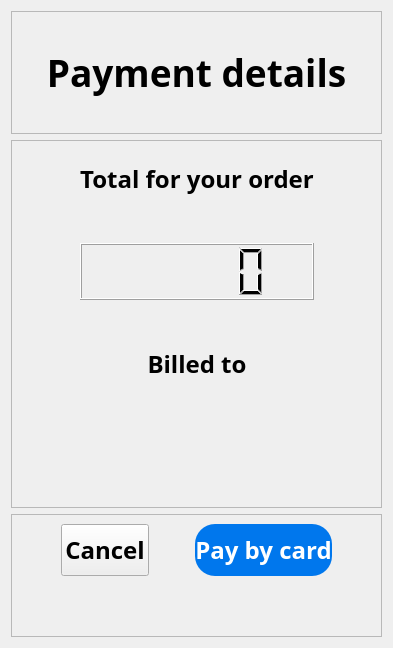
           <widget class="QWidget" name="payment_detail_page">
            <layout class="QVBoxLayout" name="verticalLayout_17">
             <item>
              <layout class="QVBoxLayout" name="verticalLayout_16" stretch="1,3,1">
               <item>
                <widget class="QFrame" name="frame_27">
                 <property name="frameShape">
                  <enum>QFrame::StyledPanel</enum>
                 </property>
                 <property name="frameShadow">
                  <enum>QFrame::Raised</enum>
                 </property>
                 <layout class="QGridLayout" name="gridLayout_54">
                  <item row="0" column="0">
                   <layout class="QGridLayout" name="gridLayout_53">
                    <item row="0" column="0">
                     <widget class="QLabel" name="label_28">
                      <property name="font">
                       <font>
                        <family>Bahnschrift SemiBold</family>
                        <pointsize>28</pointsize>
                        <weight>75</weight>
                        <bold>true</bold>
                       </font>
                      </property>
                      <property name="text">
                       <string>Payment details</string>
                      </property>
                      <property name="alignment">
                       <set>Qt::AlignCenter</set>
                      </property>
                     </widget>
                    </item>
                   </layout>
                  </item>
                 </layout>
                </widget>
               </item>
               <item>
                <widget class="QFrame" name="frame_25">
                 <property name="frameShape">
                  <enum>QFrame::StyledPanel</enum>
                 </property>
                 <property name="frameShadow">
                  <enum>QFrame::Raised</enum>
                 </property>
                 <layout class="QGridLayout" name="gridLayout_56">
                  <item row="0" column="0">
                   <layout class="QGridLayout" name="gridLayout_55" rowstretch="2,1,2,1,2,1,2" columnstretch="1,2,1" columnminimumwidth="0,0,0">
                    <item row="4" column="1">
                     <widget class="QLabel" name="label_30">
                      <property name="font">
                       <font>
                        <family>Bahnschrift SemiBold</family>
                        <pointsize>18</pointsize>
                        <weight>75</weight>
                        <bold>true</bold>
                       </font>
                      </property>
                      <property name="text">
                       <string>Billed to</string>
                      </property>
                      <property name="alignment">
                       <set>Qt::AlignCenter</set>
                      </property>
                     </widget>
                    </item>
                    <item row="1" column="1">
                     <spacer name="verticalSpacer_20">
                      <property name="orientation">
                       <enum>Qt::Vertical</enum>
                      </property>
                      <property name="sizeHint" stdset="0">
                       <size>
                        <width>20</width>
                        <height>40</height>
                       </size>
                      </property>
                     </spacer>
                    </item>
                    <item row="2" column="1">
                     <widget class="QLCDNumber" name="pay_total"/>
                    </item>
                    <item row="5" column="1">
                     <spacer name="verticalSpacer_18">
                      <property name="orientation">
                       <enum>Qt::Vertical</enum>
                      </property>
                      <property name="sizeHint" stdset="0">
                       <size>
                        <width>20</width>
                        <height>40</height>
                       </size>
                      </property>
                     </spacer>
                    </item>
                    <item row="0" column="1">
                     <widget class="QLabel" name="label_29">
                      <property name="font">
                       <font>
                        <family>Bahnschrift SemiBold</family>
                        <pointsize>18</pointsize>
                        <weight>75</weight>
                        <bold>true</bold>
                       </font>
                      </property>
                      <property name="text">
                       <string>Total for your order</string>
                      </property>
                      <property name="alignment">
                       <set>Qt::AlignCenter</set>
                      </property>
                     </widget>
                    </item>
                    <item row="3" column="1">
                     <spacer name="verticalSpacer_19">
                      <property name="orientation">
                       <enum>Qt::Vertical</enum>
                      </property>
                      <property name="sizeHint" stdset="0">
                       <size>
                        <width>20</width>
                        <height>40</height>
                       </size>
                      </property>
                     </spacer>
                    </item>
                    <item row="6" column="1">
                     <widget class="QTextBrowser" name="user_name">
                      <property name="font">
                       <font>
                        <family>Bahnschrift SemiBold</family>
                        <pointsize>18</pointsize>
                        <weight>75</weight>
                        <bold>true</bold>
                       </font>
                      </property>
                      <property name="styleSheet">
                       <string notr="true">QTextBrowser{background-color: rgb(0, 119, 237,0);} </string>
                      </property>
                     </widget>
                    </item>
                    <item row="4" column="0">
                     <spacer name="horizontalSpacer_31">
                      <property name="orientation">
                       <enum>Qt::Horizontal</enum>
                      </property>
                      <property name="sizeHint" stdset="0">
                       <size>
                        <width>40</width>
                        <height>20</height>
                       </size>
                      </property>
                     </spacer>
                    </item>
                    <item row="4" column="2">
                     <spacer name="horizontalSpacer_32">
                      <property name="orientation">
                       <enum>Qt::Horizontal</enum>
                      </property>
                      <property name="sizeHint" stdset="0">
                       <size>
                        <width>40</width>
                        <height>20</height>
                       </size>
                      </property>
                     </spacer>
                    </item>
                   </layout>
                  </item>
                 </layout>
                </widget>
               </item>
               <item>
                <widget class="QFrame" name="frame_26">
                 <property name="frameShape">
                  <enum>QFrame::StyledPanel</enum>
                 </property>
                 <property name="frameShadow">
                  <enum>QFrame::Raised</enum>
                 </property>
                 <layout class="QGridLayout" name="gridLayout_58">
                  <item row="0" column="0">
                   <layout class="QGridLayout" name="gridLayout_57" columnstretch="2,4,0,4,2">
                    <item row="0" column="0">
                     <spacer name="horizontalSpacer_33">
                      <property name="orientation">
                       <enum>Qt::Horizontal</enum>
                      </property>
                      <property name="sizeHint" stdset="0">
                       <size>
                        <width>40</width>
                        <height>20</height>
                       </size>
                      </property>
                     </spacer>
                    </item>
                    <item row="0" column="3">
                     <widget class="QPushButton" name="to_payment_su_page">
                      <property name="sizePolicy">
                       <sizepolicy hsizetype="Minimum" vsizetype="Expanding">
                        <horstretch>0</horstretch>
                        <verstretch>0</verstretch>
                       </sizepolicy>
                      </property>
                      <property name="font">
                       <font>
                        <family>Bahnschrift SemiBold</family>
                        <pointsize>18</pointsize>
                        <weight>75</weight>
                        <bold>true</bold>
                       </font>
                      </property>
                      <property name="styleSheet">
                       <string notr="true">QPushButton{background-color: rgb(0, 119, 237); border-radius:20px; color:rgb(255,255,255);}</string>
                      </property>
                      <property name="text">
                       <string>Pay by card</string>
                      </property>
                     </widget>
                    </item>
                    <item row="0" column="4">
                     <spacer name="horizontalSpacer_34">
                      <property name="orientation">
                       <enum>Qt::Horizontal</enum>
                      </property>
                      <property name="sizeHint" stdset="0">
                       <size>
                        <width>40</width>
                        <height>20</height>
                       </size>
                      </property>
                     </spacer>
                    </item>
                    <item row="0" column="1">
                     <widget class="QPushButton" name="to_comfirm_order_page">
                      <property name="sizePolicy">
                       <sizepolicy hsizetype="Minimum" vsizetype="Expanding">
                        <horstretch>0</horstretch>
                        <verstretch>0</verstretch>
                       </sizepolicy>
                      </property>
                      <property name="font">
                       <font>
                        <family>Bahnschrift SemiBold</family>
                        <pointsize>18</pointsize>
                        <weight>75</weight>
                        <bold>true</bold>
                       </font>
                      </property>
                      <property name="text">
                       <string>Cancel</string>
                      </property>
                     </widget>
                    </item>
                    <item row="0" column="2">
                     <spacer name="horizontalSpacer_35">
                      <property name="orientation">
                       <enum>Qt::Horizontal</enum>
                      </property>
                      <property name="sizeHint" stdset="0">
                       <size>
                        <width>40</width>
                        <height>20</height>
                       </size>
                      </property>
                     </spacer>
                    </item>
                    <item row="1" column="2">
                     <spacer name="verticalSpacer_21">
                      <property name="orientation">
                       <enum>Qt::Vertical</enum>
                      </property>
                      <property name="sizeHint" stdset="0">
                       <size>
                        <width>20</width>
                        <height>40</height>
                       </size>
                      </property>
                     </spacer>
                    </item>
                   </layout>
                  </item>
                 </layout>
                </widget>
               </item>
              </layout>
             </item>
            </layout>
           </widget>
